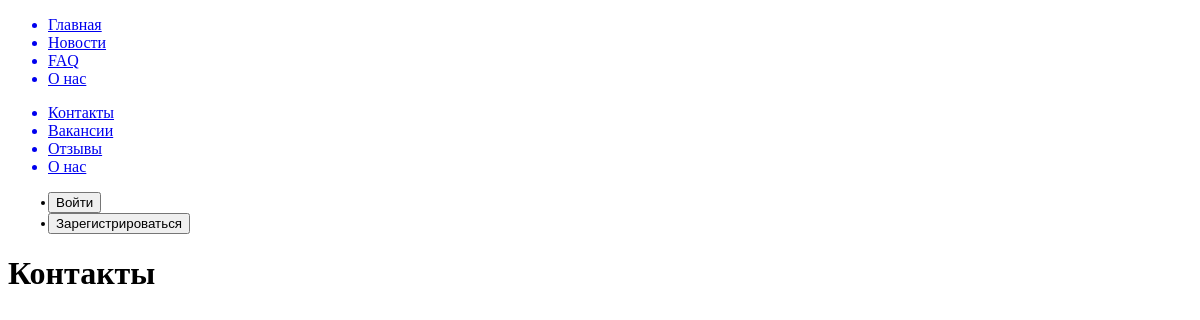
The page /clinic/contacts on the database as committed earlier.
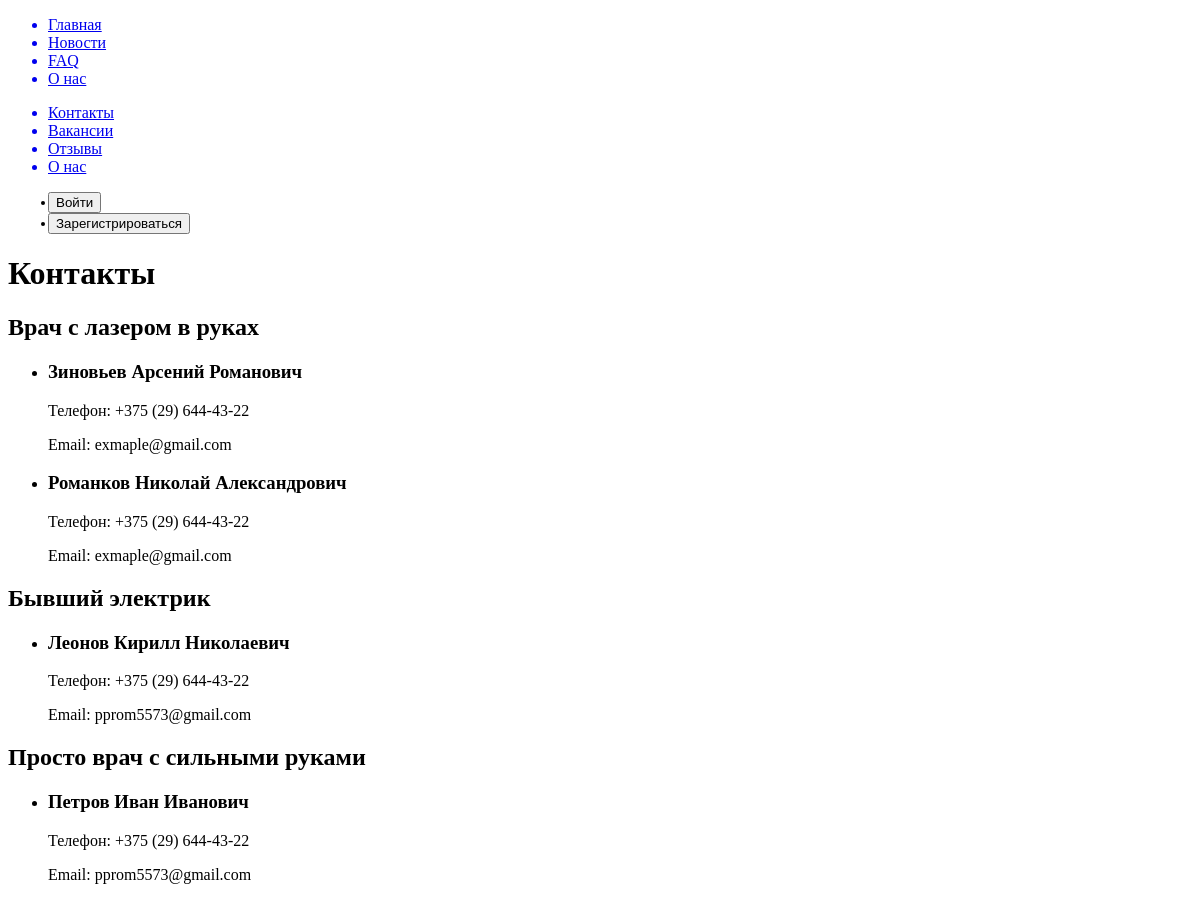
The same page on the database as committed later.
### clinic/models.py (models this page shows, shortened)
class ServiceSpecializations(models.Model):
    service_category = models.ForeignKey(ServiceCategories, on_delete=models.CASCADE, related_name='specializations')
    doctor_specialization = models.ForeignKey(Specializations, on_delete=models.CASCADE, related_name='services')
    class Meta:
        verbose_name = 'Специализация для категории услуг'
        verbose_name_plural = 'Специализации для категорий услуг'

class Specializations(models.Model):
    name = models.CharField('Специализация', max_length=50)
    description = models.TextField('Описание', max_length=500)
    class Meta:
        verbose_name = 'Специализация врачей'
        verbose_name_plural = 'Специализации врачей'

class Doctors(models.Model):
    user = models.OneToOneField(User, on_delete=models.CASCADE, related_name='doctor')
    surname = models.CharField('Фамилия', max_length=50)
    name = models.CharField('Имя', max_length=50)
    patronymic = models.CharField('Отчество', max_length=50)
    phone = models.CharField('Телефон', validators=[RegexValidator(
        regex=r'^\+375 \(\d{2}\) \d{3}-\d{2}-\d{2}$',
        message="Телефонный номер должен быть в формате: '+375 (XX) XXX-XX-XX'"
    )], max_length=20)
    email = models.EmailField('Электронная почта')
    service_specialization = models.ForeignKey(ServiceSpecializations, on_delete=models.CASCADE, related_name='doctors',
                                               verbose_name='Специализация врача')
    class Meta:
        verbose_name = 'Врач'
        verbose_name_plural = 'Врачи'

### clinic/views.py (the view)
# urls.py: path('contacts', views.contacts_view, name='contacts'),
def contacts_view(request):
    service_specializations = ServiceSpecializations.objects.all()
    return render(request, 'clinic/contacts.html', {'service_specializations': service_specializations})

### clinic/templates/clinic/contacts.html (shortened to what this page needs)
{% extends 'main/layout.html' %}
{% block content %}
    <h1>Контакты</h1>
    {% for service in service_specializations %}
        <div class="specialization">
            <h2>{{ service.doctor_specialization.name }}</h2>
            <ul>
                {% for doctor in service.doctors.all %}
                    <li>
                        <h3>{{ doctor.surname }} {{ doctor.name }} {{ doctor.patronymic }}</h3>
                        <p>Телефон: {{ doctor.phone }}</p>
                        <p>Email: {{ doctor.email }}</p>
                    </li>
                {% endfor %}
            </ul>
        </div>
    {% endfor %}
{% endblock %}

### main/templates/main/layout.html (shortened to what this page needs)
<!doctype html>
<html lang="en">
<head>
</head>
<body>
    <aside>
        <ul>
            <a href="{% url 'home' %}"><li>Главная</li></a>
            <a href="{% url 'news' %}"><li>Новости</li></a>
            <a href="{% url 'faq' %}"><li>FAQ</li></a>
            <a href="{% url 'about' %}"><li>О нас</li></a>
        </ul>
        <ul>
            <a href="{% url 'contacts' %}"><li>Контакты</li></a>
            <a href="{% url 'vacancies' %}"><li>Вакансии</li></a>
            <a href="{% url 'reviews' %}"><li>Отзывы</li></a>
            <a href="{% url 'about' %}"><li>О нас</li></a>
        </ul>
        <ul>
            {% if user.is_authenticated %}
                {% if user.is_superuser %}
                    <form action="{% url 'logout' %}" method="post">
                        {% csrf_token %}
                        <button type="submit"><li>Выйти админу</li></button>
                    </form>
                    <form action="{% url 'add_random_client' %}" method="get">
                        <button type="submit"><li>Создать нового клиента (API)</li></button>
                    </form>
                    <form action="{% url 'add_cosmetology_news' %}" method="get">
                        <button type="submit"><li>Добавить новость про косметику (API)</li></button>
                    </form>
                {% elif user.doctor %}
                    <form action="{% url 'logout' %}" method="post">
                        {% csrf_token %}
                        <button type="submit"><li>Выйти врачу</li></button>
                    </form>
                {% elif user.client %}
                    <form action="{% url 'logout' %}" method="post">
                        {% csrf_token %}
                        <button type="submit"><li>Выйти клиенту</li></button>
                    </form>
                {% endif %}
            {% else %}
                <form action="{% url 'to_login' %}" method="get">
                    <button type="submit"><li>Войти</li></button>
                </form>
                <form action="{% url 'registration' %}" method="get">
                    <button type="submit"><li>Зарегистрироваться</li></button>
                </form>
            {% endif %}
        </ul>
    </aside>
    <main>
        {% block content %}
        {% endblock %}
    </main>
</body>
</html>

Rows that differ between the two databases and show on the page:
added ServiceSpecializations: doctor_specialization.name "Врач с лазером в руках"
added Doctors: surname "Зиновьев", name "Арсений", patronymic "Романович", phone "+375 (29) 644-43-22", email "exmaple@gmail.com", shown under "Врач с лазером в руках"
added Doctors: surname "Романков", name "Николай", patronymic "Александрович", phone "+375 (29) 644-43-22", email "exmaple@gmail.com", shown under "Врач с лазером в руках"
added ServiceSpecializations: doctor_specialization.name "Бывший электрик"
added Doctors: surname "Леонов", name "Кирилл", patronymic "Николаевич", phone "+375 (29) 644-43-22", email "pprom5573@gmail.com", shown under "Бывший электрик"
added ServiceSpecializations: doctor_specialization.name "Просто врач с сильными руками"
added Doctors: surname "Петров", name "Иван", patronymic "Иванович", phone "+375 (29) 644-43-22", email "pprom5573@gmail.com", shown under "Просто врач с сильными руками"
